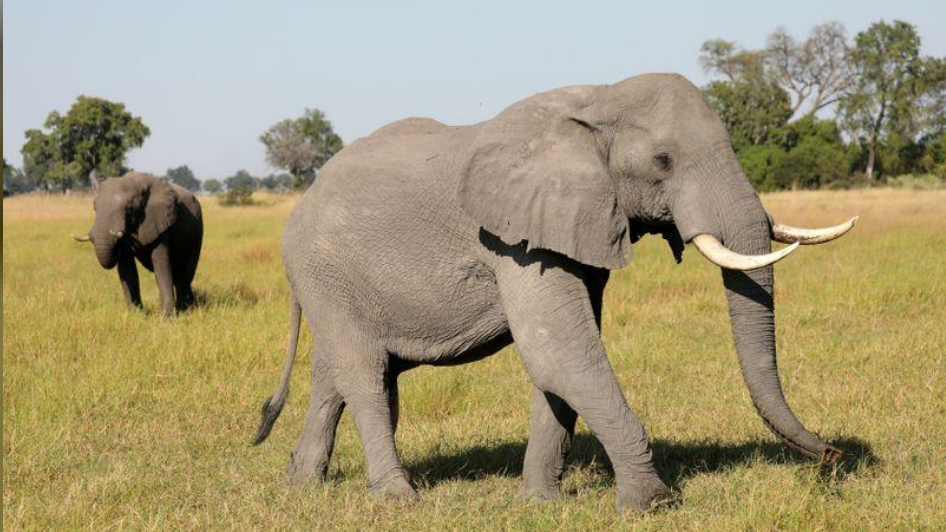
#> input picture images/elephant2.png, 946 x 532 px, found by its file name
$ jupyter execute 3-3-Seg-Bitwiseand.ipynb   (shell and % lines are left out)   (text cells are left out)
#> lines starting #> are read from the running program, lines starting #| are printed output that depends on the picture; pictures that were not available may be replaced by others from this repository, and a replacement may not be noted
[cell 1]
import cv2
import matplotlib.pyplot as plt

[cell 2]
# Load the images
elephant_image_path = './elephant2.png'
mask_image_path = './segmented_mask.png'

[cell 3]
# Read the images
elephant_image = cv2.imread(elephant_image_path)
#> elephant_image is the input picture: shape (532, 946, 3); mean B, G, R 118.8, 152.2, 163.6
mask_image = cv2.imread(mask_image_path, cv2.IMREAD_GRAYSCALE)
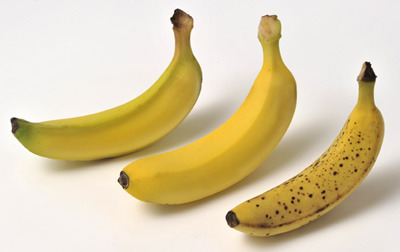
#> input picture images/banana3.jpg, 400 x 252 px, given in place of segmented_mask.png, which was not available
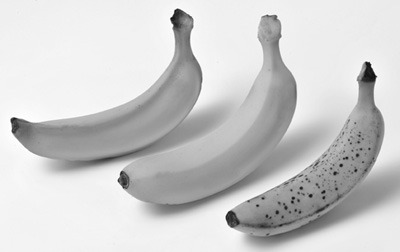
#> mask_image: shape (252, 400); min 10, max 255, mean 204.2

# Resize the mask to match the dimensions of the elephant image
mask_image = cv2.resize(mask_image, (elephant_image.shape[1], elephant_image.shape[0]))
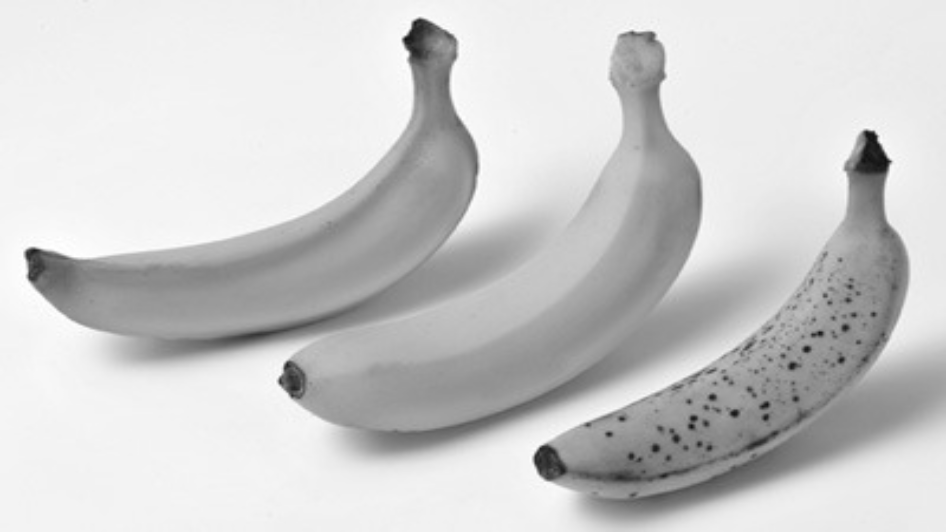
#> mask_image: shape (532, 946); min 16, max 255, mean 204.1

# Apply the mask using bitwise_and
masked_image = cv2.bitwise_and(elephant_image, elephant_image, mask=mask_image)

# Convert BGR to RGB for displaying correctly with matplotlib
masked_image_rgb = cv2.cvtColor(masked_image, cv2.COLOR_BGR2RGB)

# Display the result
plt.imshow(masked_image_rgb)
plt.axis('off')  # Hide the axes
plt.show()
